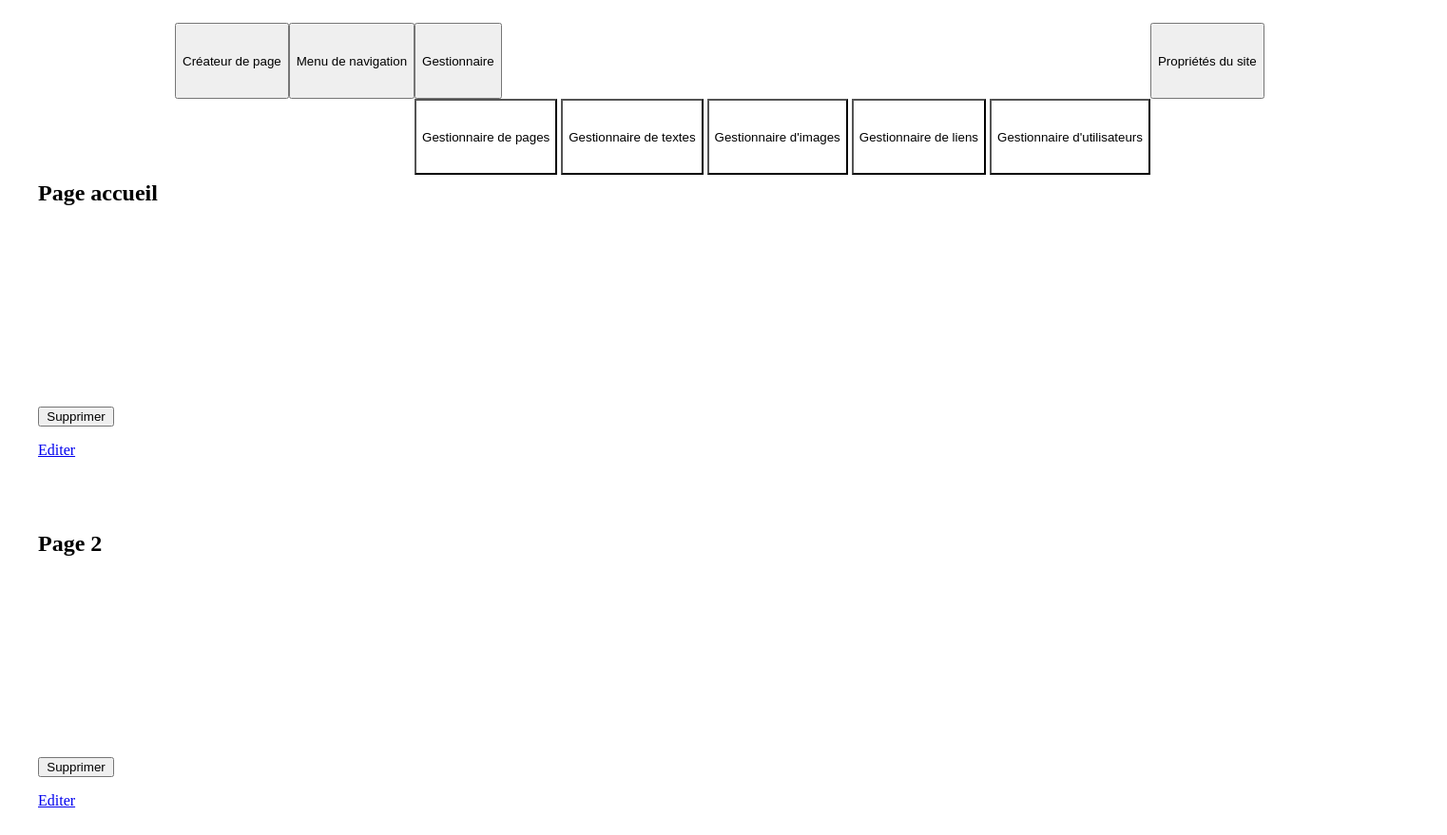
The page /editor/textemanager.php on the database as committed earlier.
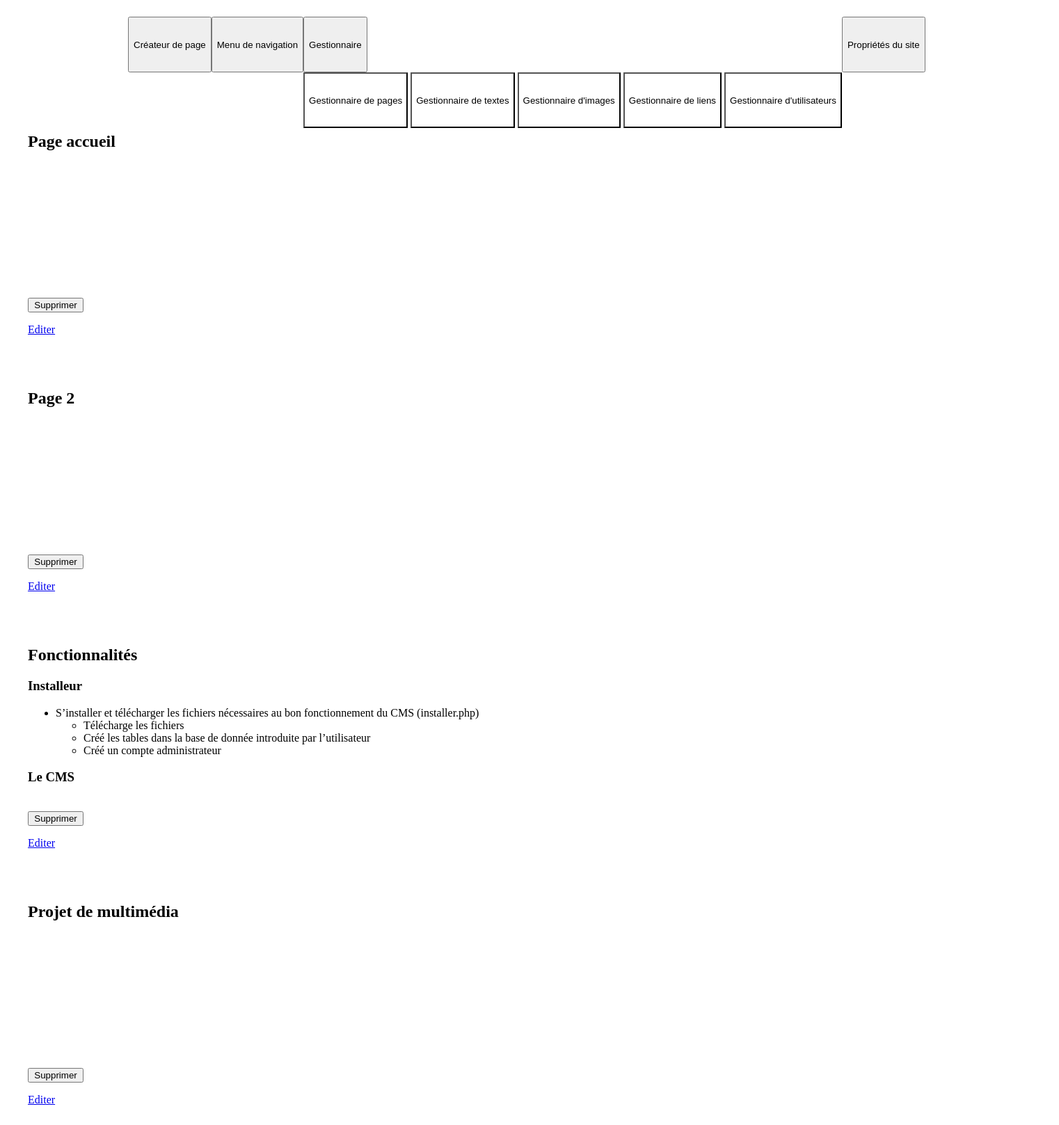
The same page on the database as committed later.
### tables this page shows
CREATE TABLE IF NOT EXISTS `textes` (
  `id` int(10) UNSIGNED NOT NULL AUTO_INCREMENT,
  `texte` longtext NOT NULL,
  PRIMARY KEY (`id`)
);

### editor/textemanager.php (the view, shortened to what this page needs)
<?php
    $req ="SELECT count(*) as 'nbr' FROM `textes`";
    $res = mysqli_fetch_array(mysqli_query($BDD,$req),MYSQLI_ASSOC);
?>
<?php include("editor/php/EditorHeader.php") ?>
<div class="container">
    <div class="row Pageaff">
        <?php
            if($res["nbr"] != 0){
                $req = "SELECT * FROM `textes`";
                $res = mysqli_query($BDD,$req);
                while($texte = mysqli_fetch_array($res,MYSQLI_ASSOC)){
        ?>
                    <div class="col-md-4">
                        <div class="vignet">
                            <div class="pastrop">
                                <p><?php echo $texte["texte"]?><p>
                            </div>
                            <br>
                            <div class="row">
                                <form method="post" onSubmit="if(!confirm('Etes-vous certain de vouloir supprimer le texte ?')){return false;}">
                                    <input class="webLink EditBtnBig" type="submit" value="Supprimer">
                                </form>
                                <a href="index.php?p=TextWritter&text=<?php echo $texte["id"]?>" class="webLink EditBtn">Editer</a>
                            </div>
                        </div>
                    </div>
        <?php
                }
            }
        ?>
    </div>
</div>

Rows that differ between the two databases and show on the page:
added textes: texte "Fonctionnalités Installeur S’installer et télécharger les fichiers nécessaires au bon fonctionnement du CMS (installer.php) Télécharge les fichiers Créé les tables dans la base de donnée introduite par l’utilisateur Créé un compte administrateur Le CMS"
added textes: texte "Projet de multimédia"
